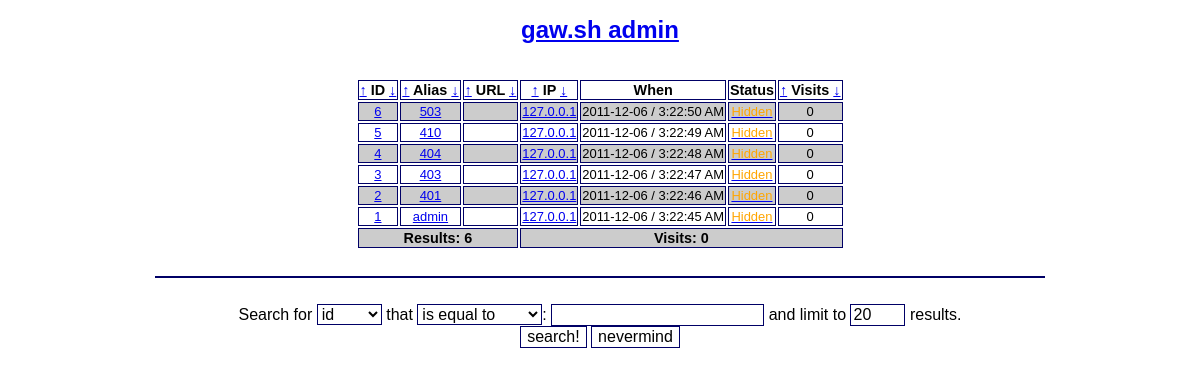
The app's page /admin/index.php with its own data.
### tables this page shows
CREATE TABLE IF NOT EXISTS `urls` (
  `id` int(10) unsigned NOT NULL AUTO_INCREMENT,
  `alias` varchar(50) NOT NULL,
  `url` text NOT NULL,
  `ip` varchar(128) NOT NULL,
  `time` int(10) unsigned NOT NULL,
  `status` varchar(2) NOT NULL,
  PRIMARY KEY (`id`),
  UNIQUE KEY `alias` (`alias`)
);

### admin/index.php (the view, shortened to what this page needs)
<?php
require('config.php');
function displayStatus ($id, $status) {
	switch ($status) {
		default:
			$color = 'orange';
			$name = 'Hidden';
			$watdo = 'enable';
	}
	$out = "<a onclick=\"return confirm('Are you sure?');\" href=\"/admin/?do=$watdo&id=$id\"><font color=\"$color\">$name</font></a>";
	return $out;
}
function howmanyVisits ($id) {
	global $link;
	$howmanyvisits = $link->prepare("SELECT time FROM `visits` WHERE `id` = $id");
	$howmanyvisits->execute();
	return $howmanyvisits->rowCount();
}
try {
	$link = new PDO("mysql:host=$sqlhost;dbname=$sqldb", $sqluser, $sqlpass);
} catch (PDOException $e) {
	die ('Cannot connect to DB!');
}
if ( (isset($_POST['limit'])) && (is_numeric($_POST['limit'])) ) {
	$limit = $_POST['limit'];
	setcookie('limit', $limit);
} elseif ( (isset($_COOKIE['limit'])) && (is_numeric($_COOKIE['limit'])) ) {
	$limit = $_COOKIE['limit'];
} elseif ( (isset($_GET['limit'])) && (is_numeric($_GET['limit'])) ) {
	$limit = $_GET['limit'];
} else {
	$limit = 20;
}
$sortby = 'id';
$sorthow = 'desc';
if (!isset($listurls)) {
	if ($sortby == 'visits') {
		$listurls = $link->prepare("SELECT urls.*, count(visits.id) AS visitors FROM urls INNER JOIN visits ON visits.id = urls.id GROUP BY visits.id ORDER BY visitors $sorthow LIMIT $limit");
	} else {
		$listurls = $link->prepare("SELECT * FROM `urls` ORDER BY $sortby $sorthow LIMIT $limit");
	}
	$listurls->execute();
}
$counturls = $listurls->rowCount();
?>
<!DOCTYPE html>
<html>
<head>
<link rel="stylesheet" type="text/css" href="/gawsh.css">
</head>
<body>
<h1><a href="/admin/">gaw.sh admin</a></h1><br>
<?php
if ($counturls == '0') {
	echo "<i>No results</i><br><br>\n";
} else {
	echo "<table align=\"center\">\n";
	echo "<tr>\n";
	echo "<th><a href=\"?sortby=id&sorthow=asc\">&uarr;</a> ID <a href=\"?sortby=id&sorthow=desc\">&darr;</a></th>\n";
	echo "<th><a href=\"?sortby=alias&sorthow=asc\">&uarr;</a> Alias <a href=\"?sortby=alias&sorthow=desc\">&darr;</a></th>\n";
	echo "<th><a href=\"?sortby=url&sorthow=asc\">&uarr;</a> URL <a href=\"?sortby=url&sorthow=desc\">&darr;</a></th>\n";
	echo "<th><a href=\"?sortby=ip&sorthow=asc\">&uarr;</a> IP <a href=\"?sortby=ip&sorthow=desc\">&darr;</a></th>\n";
	echo "<th>When</th>\n";
	echo "<th>Status</th>\n";
	echo "<th><a href=\"?sortby=visits&sorthow=asc\">&uarr;</a> Visits <a href=\"?sortby=visits&sorthow=desc\">&darr;</a></th>\n";
	echo "</tr>\n";
	$totalvisits = 0;
	while ($row = $listurls->fetch(PDO::FETCH_ASSOC)) {
		$visits = howmanyVisits($row['id']);
		$totalvisits = $totalvisits + $visits;
		echo "<tr>\n";
		echo "<td align=\"center\"><a href=\"?do=edit&id=" . $row['id'] . "#edit\">" . $row['id'] . "</a></td>\n";
		echo "<td align=\"center\"><a href=\"/" . $row['alias'] . "\" target=\"_blank\">" . $row['alias'] . "</a></td>\n";
		echo '<td><a href="' . $row['url'] . '" target="_blank">';
		echo "</a></td>\n";
		echo "<td align=\"center\"><a onclick=\"return confirm('Are you REALLY sure?');\" href=\"/admin/?do=disableip&ip=" . $row['ip'] . "\">" . $row['ip'] . "</a></td>\n";
		echo "<td align=\"center\">" . date('Y-m-d / g:i:s A', $row['time']) . "</td>\n";
		echo "<td align=\"center\">" . displayStatus($row['id'], $row['status']) . "</td>\n";
		echo "<td align=\"center\">" . $visits . "</td>\n";
		echo "</tr>\n";
	}
	echo "<tr>\n";
	echo "<th colspan=\"3\">Results: $counturls</td>\n";
	echo "<th colspan=\"4\">Visits: $totalvisits</td>\n";
	echo "</tr>\n";
	echo "</table><br><hr><br>\n";
}
?>
<form method="post" action="/admin/?do=search">
Search for
<select name="field">
<option value="id">id</option>
</select>
that
<select name="how">
<option value="equal">is equal to</option>
</select>:
<input type="text" name="value">
and limit to <input type="text" name="limit" value="<?php echo $limit; ?>" size="3" maxlength="5"> results.<br>
<input type="submit" value="search!">
<input type="reset" value="nevermind">
</form>
</body>
</html>

### gawsh.css (style rules this page uses)
h1 { color: #006; font-size: 1.5em; font-family: Tahoma, Verdana, sans-serif; }
body { font-family: Tahoma, Verdana, sans-serif; font-size: 1em; text-align: center; }
a:link, a:visited, a:active, a:hover { font-family: Tahoma, Verdana, sans-serif; font-size: 1em; text-decoration: underline; }
hr { border: 1px solid #006; color: #006; width: 75%; }
input, button, textarea, select, option { border: 1px solid #006; font-family: Tahoma, Verdana, sans-serif; font-size: 1em; background-color: #fff; }
table { margin-left: auto; margin-right: auto; border: none; font-family: Tahoma, Verdana, sans-serif; font-size: 0.9em; }
td { border: 1px solid #006; font-family: Tahoma, Verdana, sans-serif; font-size: 0.9em; }
th { border: 1px solid #006; font-family: Tahoma, Verdana, sans-serif; font-size: 1em; }
tr:nth-child(2n+1) { background-color: #fff; }
tr:nth-child(2n) { background-color: #ccc; }

### records on screen
urls: id "6", alias "503", ip "127.0.0.1", time "2011-12-06 / 3:22:50 AM", status "Hidden", visits "0"
urls: id "5", alias "410", ip "127.0.0.1", time "2011-12-06 / 3:22:49 AM", status "Hidden", visits "0"
urls: id "4", alias "404", ip "127.0.0.1", time "2011-12-06 / 3:22:48 AM", status "Hidden", visits "0"
urls: id "3", alias "403", ip "127.0.0.1", time "2011-12-06 / 3:22:47 AM", status "Hidden", visits "0"
urls: id "2", alias "401", ip "127.0.0.1", time "2011-12-06 / 3:22:46 AM", status "Hidden", visits "0"
urls: id "1", alias "admin", ip "127.0.0.1", time "2011-12-06 / 3:22:45 AM", status "Hidden", visits "0"

### other values on screen
$counturls "6"
$totalvisits "0"
